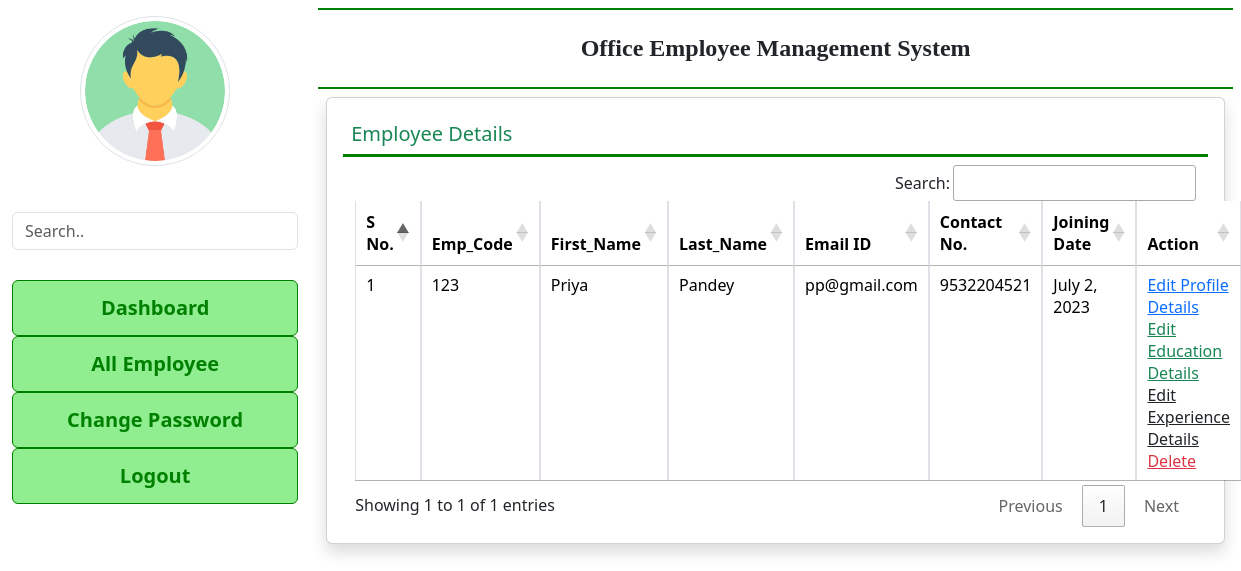
/all_employee (signed in), run on the app's committed database.
### emp_app/models.py (models this page shows, shortened)
class Employee(models.Model):
    user=models.ForeignKey(User, on_delete=models.CASCADE)
    empcode=models.CharField(max_length=50)
    empdept=models.CharField(max_length=100,null=True)
    designation=models.CharField(max_length=100,null=True)
    contact=models.CharField(max_length=15,null=True)
    gender=models.CharField(max_length=50,null=True)
    joiningdate=models.DateField(null=True)

### emp_app/views.py (the view)
# urls.py: path('all_employee',views.all_employee,name='all_employee'),
def all_employee(request):
    if not request.user.is_authenticated:
        return redirect('admin_login')
    employee=Employee.objects.all()
    return render(request,'all_employee.html',locals())

### templates/all_employee.html
{%  extends 'admin_base.html' %}
{%block main%}
<div class="card shadow m-2">
    <div class="card-body">
        <h5 class="p-2 text-success" style="border-bottom: 3px solid green  ">Employee Details</h5>
        <div class="container-fluid">
            <table class="table table-bordered table-hover table-responsive" id="example">
                <thead class="text-success bg-light">
                    <tr>
                        <th>S No.</th>
                        <th>Emp_Code</th>
                        <th>First_Name</th>
                        <th>Last_Name</th>
                        <th>Email ID</th>
                        <th>Contact No.</th>
                        <th>Joining Date</th>
                        <th>Action</th>
                    </tr>
                </thead>
                   <tbody>
                       {% for i in employee %}
                       <tr>
                           <td>{{forloop.counter}}</td>
                           <td>{{i.empcode}}</td>
                           <td>{{i.user.first_name}}</td>
                           <td>{{i.user.last_name}}</td>
                           <td>{{i.user.username}}</td>
                           <td>{{i.contact}}</td>
                           <td>{{i.joiningdate}}</td>
                           <td><a href="{% url 'edit_profile' i.id %} " class="text-primary">Edit Profile Details</a><br>
                            <a href="{% url 'edit_education' i.user.id %} " class="text-success">Edit Education Details</a><br>
                            <a href="{% url 'edit_adminexperience' i.user.id %} " class="text-dark">Edit Experience Details</a><br>
                           <a href="{% url 'delete_employee' i.user.id %} " class="text-danger" onclick="return confirm('Are You Sure?')">Delete</a></td>
                       </tr>
                       {% endfor %}
                   </tbody>
            </table>
        </div>
    </div>
</div>
{% endblock %}

### data on the page
Employee: empcode "123", user.first_name "Priya", user.last_name "Pandey", user.username "pp@gmail.com", contact "9532204521", joiningdate "July 2, 2023"
